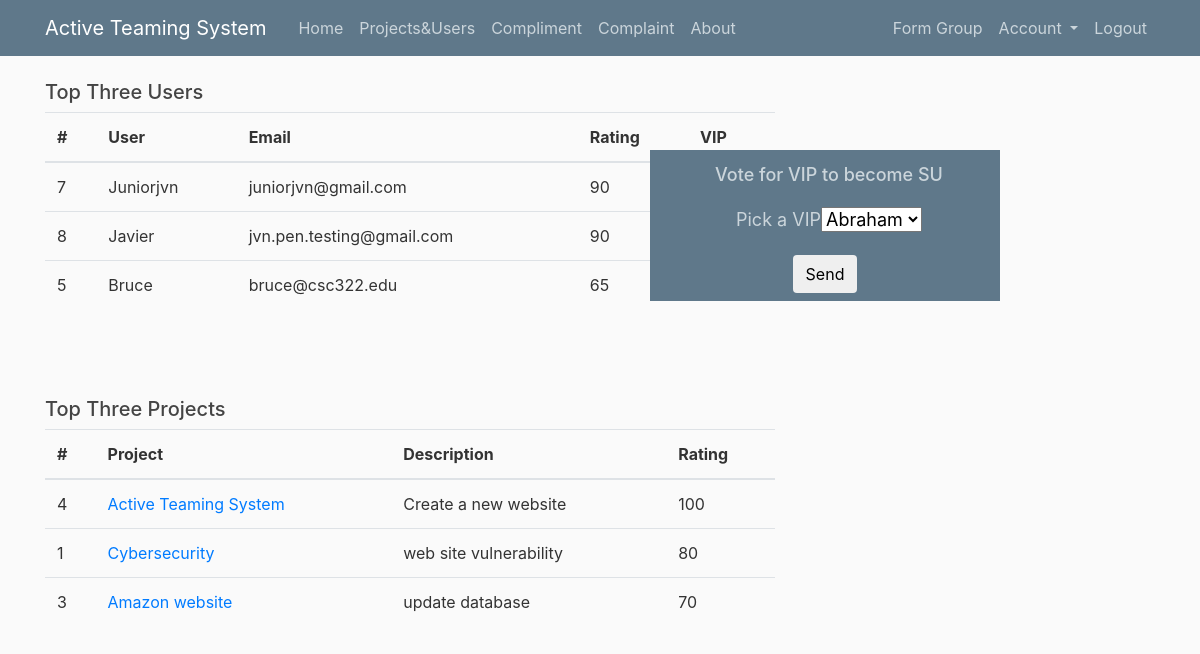
/home (signed in), run on the app's committed database.
### application/models.py (models this page shows, shortened)
class User(db.Model,UserMixin):
    id = db.Column(db.Integer, primary_key=True)
    username = db.Column(db.String(20), unique=True, nullable=False)
    email = db.Column(db.String(120), unique=True, nullable=False)
    image_file = db.Column(db.String(20), nullable=False, default='default.jpg')
    password = db.Column(db.String(60), nullable=False)
    rating = db.Column(db.Integer,nullable=False,default=0)
    compliments = db.relationship('Compliment', backref='recipient', lazy=True)
    complaints = db.relationship('Complaint', backref='complainee', lazy=True)
    UserBlacklist = db.relationship('UserBlacklist', backref='user_blacklisted', lazy=True)
    applications = db.relationship('Application', backref='referee', lazy=True)
    is_vip = db.Column(db.Boolean, default=False, nullable=False)
    is_su = db.Column(db.Boolean, default=False, nullable=False)
    is_blacklisted = db.Column(db.Boolean, default=False, nullable=False)

class Project(db.Model):
    id = db.Column(db.Integer, primary_key=True)
    title = db.Column(db.String(100),unique=True, nullable=False)
    date_created = db.Column(db.DateTime, nullable=False, default=datetime.datetime.now())
    description = db.Column(db.Text, nullable=False)
    rating = db.Column(db.Integer, nullable =False, default=0)

### application/route.py (the view)
@app.route("/home")
def home():
    if User.query.filter(User.email=='superuser@csc322.edu').first():
        pass
    else:
        hashed_password = bcrypt.generate_password_hash('super').decode('utf-8')
        user = User(username='superuser',email='superuser@csc322.edu',password=hashed_password,is_su=True)
        db.session.add(user)
        db.session.commit()
    vips = User.query.filter(User.email!='superuser@csc322.edu').all()
    for vip in vips:
        if vip.rating >= 30:
            vip.is_vip=True
            db.session.add(vip)
            db.session.commit()
        elif vip.rating <= 25:
            vip.is_vip=False
            db.session.add(vip)
            db.session.commit()
    users = User.query.filter(User.email!='superuser@csc322.edu').order_by(User.rating.desc()).limit(3).all()
    projects = Project.query.order_by(Project.rating.desc()).limit(3).all()
    su = VoteSUForm()
    return render_template('home.html', users=users,projects=projects,su=su)

### application/forms.py
class VoteSUForm(FlaskForm):
    vip = User.query.filter(User.is_vip==True).all()
    time= SelectField('Select',choices=[(v.id, v.username)for v in vip], validators=[DataRequired()])
    submit = SubmitField('Send')

### application/models.py (called while the page is built)
@login_manager.user_loader
def load_user(user_id):
    return User.query.get(int(user_id))

### application/templates/home.html (shortened to what this page needs)
{%extends "layout.html"%}
{%block content%}
{%if current_user.is_vip == True %}
<form method="POST" action="">
  <div class="sidedisplay">
    <h6 style="text-align: center">Vote for VIP to become SU</h6>
    <p style="text-align: center">Pick a VIP{{su.time}}</p>
    <div style="text-align: center">{{ su.submit(class="btn") }}</div>
</div>
</form>
{%endif%}
<h5 style="text-align: left">Top Three Users</h5>
<table class="table">
    <thead>
      <tr>
        <th scope="col">#</th>
        <th scope="col">User</th>
        <th scope="col">Email</th>
        <th scope="col">Rating</th>
        <th scope="col">VIP</th>
      </tr>
    </thead>
    <tbody>
        {% for user in users %}
        <tr>
            <td>{{ user.id }}</td>
            <td>{{ user.username }}</td>
            <td>{{ user.email }}</td>
            <td>{{ user.rating }}</td>
            <td>{{ user.is_vip }}</td>
        </tr>
    {% endfor %}
    </tbody>
  </table>
  <br>
  <br>
  <br>
  <h5 style="text-align: left">Top Three Projects</h5>
  <table class="table">
      <thead>
        <tr>
          <th scope="col">#</th>
          <th scope="col">Project</th>
          <th scope="col">Description</th>
          <th scope="col">Rating</th>
        </tr>
      </thead>
      <tbody>
          {% for project in projects %}
          <tr>
              <td>{{ project.id }}</td>
              <td><a href="{{url_for('grouppage',group_title=project.title )}}" >{{project.title }}</a></td>
              <td>{{ project.description }}</td>
              <td>{{ project.rating }}</td>
          </tr>
      {% endfor %}
      </tbody>
    </table>
{%endblock%}

### application/static/main.css (style rules this page uses)
body { background: #fafafa; color: #333333; margin-top: 5rem; }
h1, h2, h3, h4, h5, h6 { color: #444444; }
.sidedisplay { width: 350px; position: fixed; z-index: 1; top: 150px; right: 200px; background: #5f788a; overflow-x: hidden; padding: 8px 0; }
.sidedisplay h6 { padding: 6px 8px 6px 16px; text-decoration: none; font-size: 18px; color: #cbd5db; display: block; }
.sidedisplay p { padding: 6px 8px 6px 16px; text-decoration: none; font-size: 18px; color: #cbd5db; display: block; }

### data on the page
User: id "7", username "Juniorjvn", email "juniorjvn@gmail.com", rating "90"
User: id "8", username "Javier", email "jvn.pen.testing@gmail.com", rating "90"
User: id "5", username "Bruce", email "bruce@csc322.edu", rating "65"
Project: id "4", title "Active Teaming System", description "Create a new website", rating "100"
Project: id "1", title "Cybersecurity", description "web site vulnerability", rating "80"
Project: id "3", title "Amazon website", description "update database", rating "70"
